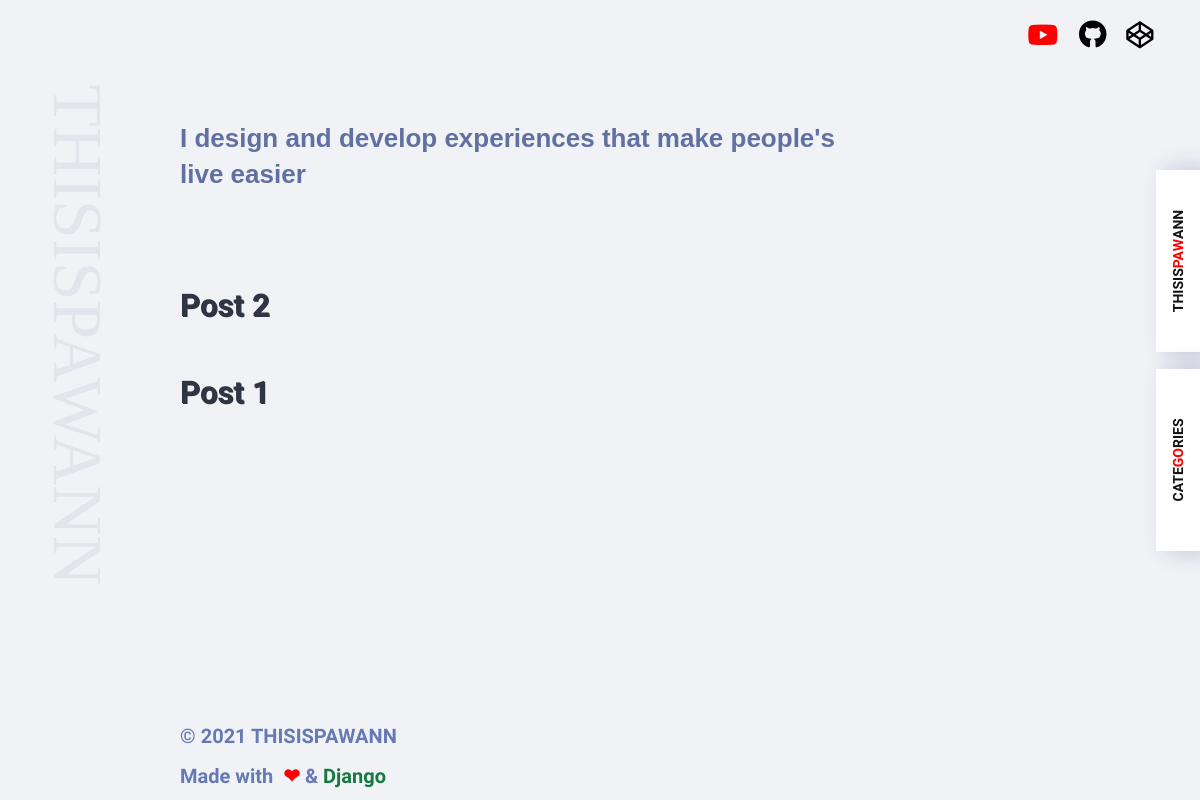
The app's page /, older data.
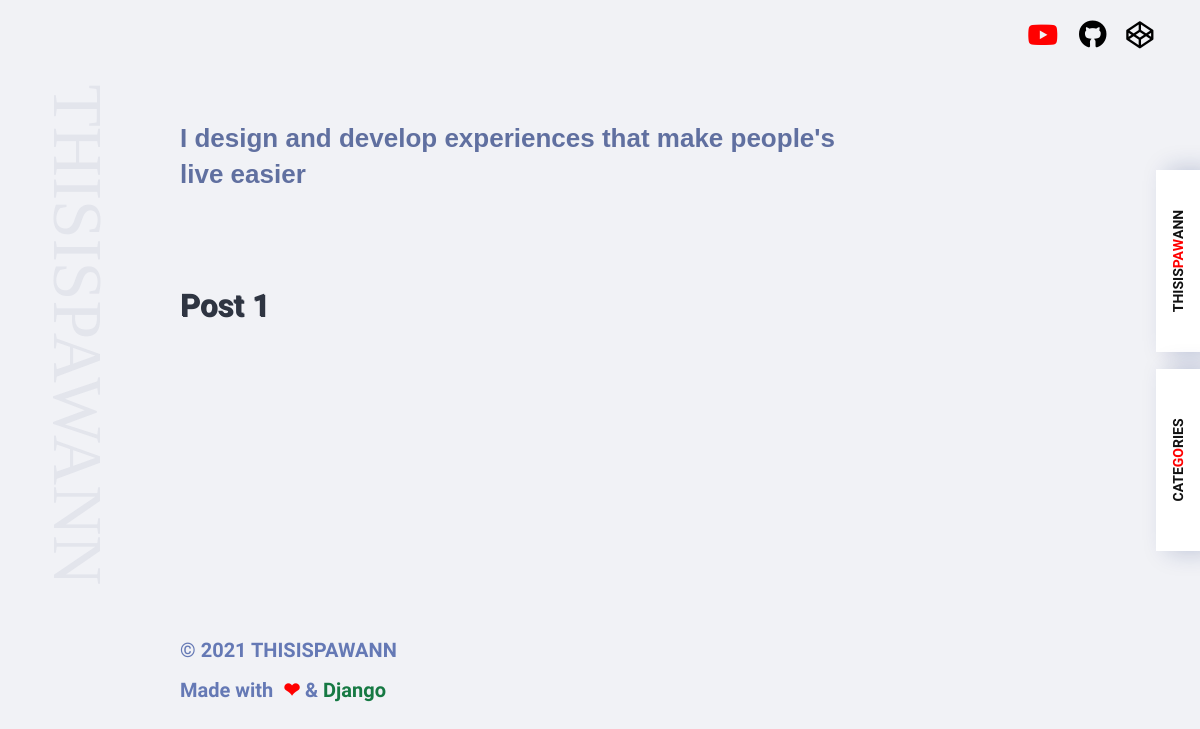
The same page, newer data.
### posts/models.py (models this page shows, shortened)
class Post(models.Model):
    class NewManager(models.Manager):
        def get_queryset(self):
            return super().get_queryset() .filter(status='published')
    options = (
        ('draft', 'Draft'),
        ('published', 'Published'),
    )
    title = models.CharField(max_length=255)
    slug = models.SlugField(max_length=255, unique_for_date='publish')
    publish = models.DateTimeField(auto_now_add=True)
    author = models.ForeignKey(User, on_delete=models.CASCADE, related_name='blog_posts')
    content = models.TextField()
    status = models.CharField(max_length=255, choices=options, default='draft')
    objects = models.Manager() #default manager
    newmanager = NewManager() #custom manager
    class Meta:
        ordering = ('-publish',)
    def get_absolute_url(self):
        return reverse('PostDetail', args=[self.slug])

### posts/views.py (the view)
# urls.py: path('', Blog, name='blog'),
def Blog(request):
    all_posts = Post.newmanager.all() #collected all data from post model
    return render(request, 'blog.html', {'posts': all_posts})

### templates/blog.html (shortened to what this page needs)
{% extends 'base.html' %} {% load static %}
{% block body %}
<a href="#0" class="category">Cate<b style="color: red">go</b>ries</a>
<nav class="menu" data-scroll-section-inview="">
  <h1 class="menu__item-h1">
    I design and develop experiences that make people's live easier
  </h1>
  {% for post in posts %}
  <a href="{{post.get_absolute_url}}" class="text-dark menu__item">
      <span class="menu__item-text"
        ><span
          class="menu__item-textinner"
          style="transform: translate(0px, 0px)"
          ><span>{{post.title}}</span></span
        ></span
      >
  </a>
  {% endfor %}
</nav>
{% endblock%}

Row changes from the older to the newer data that the page shows:
no longer on this page (row edited): Post: title "Post 2"
